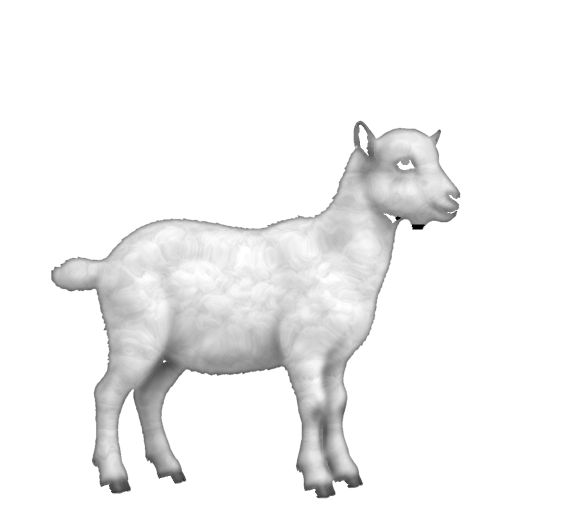
#> input picture art/wool/fluffy_idle.png, 1152 x 1024 px, found by its file name (shown at 1/2 size); its folder holds 4 pictures in this run
$ python goat.py
#> lines starting #> are read from the running program, lines starting #| are printed output that depends on the picture
from PIL import Image, ImageChops
import numpy as np
A='/workspace/goat-game/art/'
def tint(path,color,div):
#> called with color = (250, 248, 242), div = 255
    im=np.array(Image.open(path).convert('RGBA')).astype(float)
    g=im[...,:3].mean(-1,keepdims=True)
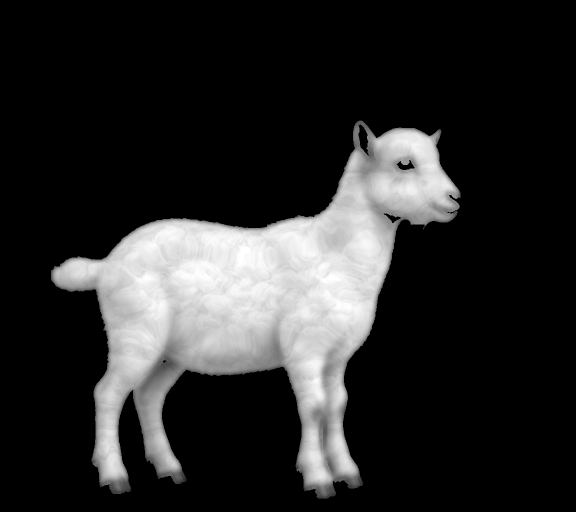
#> g: shape (1024, 1152, 1) float64 (shown at 1/2 size); min 0, max 255, mean 42.7
    im[...,:3]=np.clip(g/div*np.array(color),0,255)
    return Image.fromarray(im.astype('uint8'))
def goat(pose,wool,horn,wc,hc,out,flip=False):
    c=tint(A+f'wool/{wool}_{pose}.png',wc,255)
    import os
    k=A+f'wool/knee_{pose}.png'
    for p in [k,A+f'body/body_{pose}.png',A+f'beard/beard_{pose}.png',A+f'face/face_{pose}.png']:
        if os.path.exists(p): c.alpha_composite(Image.open(p).convert('RGBA'))
    c.alpha_composite(tint(A+f'horn/{horn}_{pose}.png',hc,128))
    c=c.crop(c.getbbox())
    if flip: c=c.transpose(Image.FLIP_LEFT_RIGHT)
    c.save(out)
#> (the run stopped early here; a loop or call above may not have finished)
